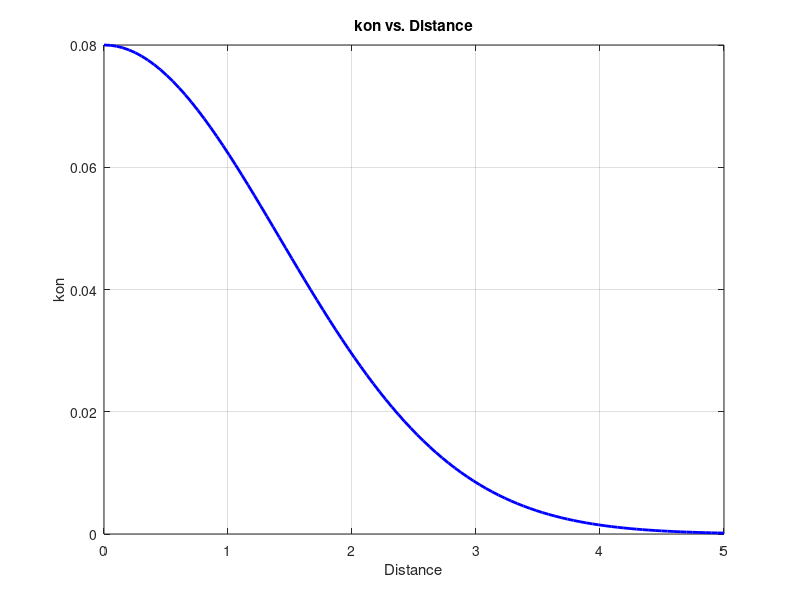
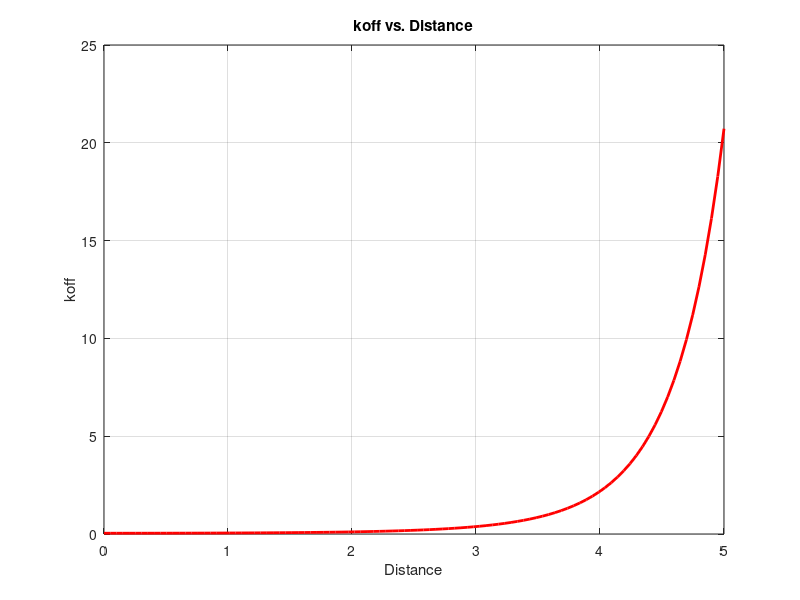

These charts were generated, in order, by the following MATLAB code:

%%%%%%%%%%%%%%%%%%%%%%%%%%%%%%%%%%%%%%%%%%%%%%%%%%%%%%%%%%%%%%%%%%%%%%%%%%%
% PURPOSE (Figure S4B)
%   For a given choice of base inter-chromosomal coupling kinetics
%   (kon_0, koff_0), this script visualizes how the connection (kon) 
%   and disconnection (koff) rates vary as a function of inter-chromosomal
%   distance. 
%
% USAGE
%   Input any desired kon_0 and koff_0 values to generate the corresponding
%   kon(distance) and koff(distance) curves shown in Figure S4B.
%%%%%%%%%%%%%%%%%%%%%%%%%%%%%%%%%%%%%%%%%%%%%%%%%%%%%%%%%%%%%%%%%%%%%%%%%%%

% Define the parameters
l0 = 2;
koff_0=20; % base disconnection rate
kon_0=40; % base connection rate 
dt=2e-3;
% Create a range of distances
distances = linspace(0, 5, 100);  % From 0 to 2 with 100 points

% Calculate kon and koff based on the distance
kon = kon_0 * exp(-(distances ./ l0).^2)*dt;
koff = koff_0 * exp((distances ./ l0).^2)*dt;

% Plotting the results
figure;
plot(distances, kon, 'b-', 'LineWidth', 2);
xlabel('Distance');
ylabel('kon');
title('kon vs. Distance');
grid on;

figure;
plot(distances, koff, 'r-', 'LineWidth', 2);
xlabel('Distance');
ylabel('koff');
title('koff vs. Distance');
grid on;
